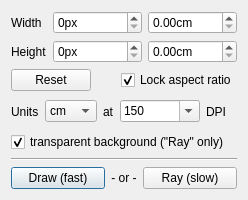
<?xml version="1.0" encoding="UTF-8"?>
<ui version="4.0">
 <class>Form</class>
 <widget class="QWidget" name="Form">
  <property name="geometry">
   <rect>
    <x>0</x>
    <y>0</y>
    <width>248</width>
    <height>200</height>
   </rect>
  </property>
  <property name="windowTitle">
   <string notr="true">Form</string>
  </property>
  <layout class="QVBoxLayout" name="verticalLayout_3">
   <item>
    <widget class="QStackedWidget" name="stack">
     <property name="sizePolicy">
      <sizepolicy hsizetype="Expanding" vsizetype="Expanding">
       <horstretch>0</horstretch>
       <verstretch>0</verstretch>
      </sizepolicy>
     </property>
     <property name="frameShadow">
      <enum>QFrame::Plain</enum>
     </property>
     <property name="currentIndex">
      <number>0</number>
     </property>
     <widget class="QWidget" name="page_1">
      <layout class="QVBoxLayout" name="verticalLayout">
       <property name="margin">
        <number>0</number>
       </property>
       <item>
        <layout class="QGridLayout" name="gridLayout">
         <item row="0" column="0">
          <widget class="QLabel" name="label">
           <property name="text">
            <string notr="true">Width</string>
           </property>
           <property name="buddy">
            <cstring>input_width</cstring>
           </property>
          </widget>
         </item>
         <item row="1" column="0">
          <widget class="QLabel" name="label_2">
           <property name="text">
            <string notr="true">Height</string>
           </property>
           <property name="buddy">
            <cstring>input_height</cstring>
           </property>
          </widget>
         </item>
         <item row="1" column="2">
          <widget class="QDoubleSpinBox" name="input_height_units">
           <property name="sizePolicy">
            <sizepolicy hsizetype="Expanding" vsizetype="Fixed">
             <horstretch>0</horstretch>
             <verstretch>0</verstretch>
            </sizepolicy>
           </property>
           <property name="suffix">
            <string notr="true">cm</string>
           </property>
           <property name="maximum">
            <double>999.000000000000000</double>
           </property>
          </widget>
         </item>
         <item row="0" column="2">
          <widget class="QDoubleSpinBox" name="input_width_units">
           <property name="sizePolicy">
            <sizepolicy hsizetype="Expanding" vsizetype="Fixed">
             <horstretch>0</horstretch>
             <verstretch>0</verstretch>
            </sizepolicy>
           </property>
           <property name="suffix">
            <string notr="true">cm</string>
           </property>
           <property name="maximum">
            <double>999.000000000000000</double>
           </property>
          </widget>
         </item>
         <item row="0" column="1">
          <widget class="QSpinBox" name="input_width">
           <property name="sizePolicy">
            <sizepolicy hsizetype="Expanding" vsizetype="Fixed">
             <horstretch>0</horstretch>
             <verstretch>0</verstretch>
            </sizepolicy>
           </property>
           <property name="suffix">
            <string notr="true">px</string>
           </property>
           <property name="maximum">
            <number>99999</number>
           </property>
          </widget>
         </item>
         <item row="1" column="1">
          <widget class="QSpinBox" name="input_height">
           <property name="sizePolicy">
            <sizepolicy hsizetype="Expanding" vsizetype="Fixed">
             <horstretch>0</horstretch>
             <verstretch>0</verstretch>
            </sizepolicy>
           </property>
           <property name="suffix">
            <string notr="true">px</string>
           </property>
           <property name="maximum">
            <number>99999</number>
           </property>
          </widget>
         </item>
        </layout>
       </item>
       <item>
        <layout class="QHBoxLayout" name="horizontalLayout_2">
         <item>
          <widget class="QPushButton" name="button_current">
           <property name="toolTip">
            <string>Use current viewport size</string>
           </property>
           <property name="text">
            <string notr="true">Reset</string>
           </property>
          </widget>
         </item>
         <item>
          <spacer name="horizontalSpacer_3">
           <property name="orientation">
            <enum>Qt::Horizontal</enum>
           </property>
           <property name="sizeHint" stdset="0">
            <size>
             <width>40</width>
             <height>20</height>
            </size>
           </property>
          </spacer>
         </item>
         <item>
          <widget class="QCheckBox" name="button_lock">
           <property name="text">
            <string notr="true">Lock aspect ratio</string>
           </property>
           <property name="checked">
            <bool>true</bool>
           </property>
          </widget>
         </item>
        </layout>
       </item>
       <item>
        <layout class="QHBoxLayout" name="horizontalLayout">
         <item>
          <widget class="QLabel" name="label_5">
           <property name="text">
            <string notr="true">Units</string>
           </property>
           <property name="buddy">
            <cstring>input_units</cstring>
           </property>
          </widget>
         </item>
         <item>
          <widget class="QComboBox" name="input_units">
           <item>
            <property name="text">
             <string notr="true">cm</string>
            </property>
           </item>
           <item>
            <property name="text">
             <string notr="true">inch</string>
            </property>
           </item>
          </widget>
         </item>
         <item>
          <widget class="QLabel" name="label_3">
           <property name="text">
            <string notr="true">at</string>
           </property>
          </widget>
         </item>
         <item>
          <widget class="QComboBox" name="input_dpi">
           <property name="sizePolicy">
            <sizepolicy hsizetype="Preferred" vsizetype="Fixed">
             <horstretch>0</horstretch>
             <verstretch>0</verstretch>
            </sizepolicy>
           </property>
           <property name="minimumSize">
            <size>
             <width>80</width>
             <height>0</height>
            </size>
           </property>
           <property name="editable">
            <bool>true</bool>
           </property>
           <property name="currentIndex">
            <number>1</number>
           </property>
           <item>
            <property name="text">
             <string notr="true">300</string>
            </property>
           </item>
           <item>
            <property name="text">
             <string notr="true">150</string>
            </property>
           </item>
           <item>
            <property name="text">
             <string notr="true">90</string>
            </property>
           </item>
          </widget>
         </item>
         <item>
          <widget class="QLabel" name="label_4">
           <property name="toolTip">
            <string notr="true">Dots per Inch</string>
           </property>
           <property name="text">
            <string notr="true">DPI</string>
           </property>
          </widget>
         </item>
         <item>
          <spacer name="horizontalSpacer">
           <property name="orientation">
            <enum>Qt::Horizontal</enum>
           </property>
           <property name="sizeHint" stdset="0">
            <size>
             <width>40</width>
             <height>20</height>
            </size>
           </property>
          </spacer>
         </item>
        </layout>
       </item>
       <item>
        <widget class="QCheckBox" name="input_transparent">
         <property name="text">
          <string notr="true">transparent background (&quot;Ray&quot; only)</string>
         </property>
         <property name="checked">
          <bool>true</bool>
         </property>
        </widget>
       </item>
       <item>
        <widget class="Line" name="line_2">
         <property name="orientation">
          <enum>Qt::Horizontal</enum>
         </property>
        </widget>
       </item>
       <item>
        <layout class="QHBoxLayout" name="horizontalLayout_3">
         <item>
          <widget class="QPushButton" name="button_draw">
           <property name="sizePolicy">
            <sizepolicy hsizetype="Expanding" vsizetype="Fixed">
             <horstretch>0</horstretch>
             <verstretch>0</verstretch>
            </sizepolicy>
           </property>
           <property name="toolTip">
            <string notr="true">Use fast on-screen rendering</string>
           </property>
           <property name="text">
            <string notr="true">Draw (fast)</string>
           </property>
           <property name="default">
            <bool>true</bool>
           </property>
          </widget>
         </item>
         <item>
          <widget class="QLabel" name="label_6">
           <property name="text">
            <string notr="true">- or -</string>
           </property>
           <property name="alignment">
            <set>Qt::AlignCenter</set>
           </property>
          </widget>
         </item>
         <item>
          <widget class="QPushButton" name="button_ray">
           <property name="sizePolicy">
            <sizepolicy hsizetype="Expanding" vsizetype="Fixed">
             <horstretch>0</horstretch>
             <verstretch>0</verstretch>
            </sizepolicy>
           </property>
           <property name="toolTip">
            <string notr="true">Use high-quality ray-tracing.
Supports optimal multi-layer
transparency, shadows, and
alpha-channel background.</string>
           </property>
           <property name="text">
            <string notr="true">Ray (slow)</string>
           </property>
           <property name="default">
            <bool>false</bool>
           </property>
          </widget>
         </item>
        </layout>
       </item>
      </layout>
     </widget>
     <widget class="QWidget" name="page_2">
      <layout class="QVBoxLayout" name="verticalLayout_2">
       <property name="margin">
        <number>0</number>
       </property>
       <item>
        <spacer name="verticalSpacer">
         <property name="orientation">
          <enum>Qt::Vertical</enum>
         </property>
         <property name="sizeHint" stdset="0">
          <size>
           <width>20</width>
           <height>42</height>
          </size>
         </property>
        </spacer>
       </item>
       <item>
        <widget class="QPushButton" name="button_save">
         <property name="text">
          <string>Save Image to File</string>
         </property>
        </widget>
       </item>
       <item>
        <widget class="QPushButton" name="button_clip">
         <property name="text">
          <string>Copy Image to Clipboard</string>
         </property>
        </widget>
       </item>
       <item>
        <spacer name="verticalSpacer_3">
         <property name="orientation">
          <enum>Qt::Vertical</enum>
         </property>
         <property name="sizeHint" stdset="0">
          <size>
           <width>20</width>
           <height>42</height>
          </size>
         </property>
        </spacer>
       </item>
       <item>
        <layout class="QHBoxLayout" name="horizontalLayout_4">
         <item>
          <widget class="QPushButton" name="button_back">
           <property name="text">
            <string>&lt; Back</string>
           </property>
          </widget>
         </item>
         <item>
          <spacer name="horizontalSpacer_2">
           <property name="orientation">
            <enum>Qt::Horizontal</enum>
           </property>
           <property name="sizeHint" stdset="0">
            <size>
             <width>40</width>
             <height>20</height>
            </size>
           </property>
          </spacer>
         </item>
        </layout>
       </item>
      </layout>
     </widget>
    </widget>
   </item>
  </layout>
 </widget>
 <tabstops>
  <tabstop>input_width</tabstop>
  <tabstop>input_width_units</tabstop>
  <tabstop>input_height</tabstop>
  <tabstop>input_height_units</tabstop>
  <tabstop>button_current</tabstop>
  <tabstop>button_lock</tabstop>
  <tabstop>input_units</tabstop>
  <tabstop>input_dpi</tabstop>
  <tabstop>input_transparent</tabstop>
  <tabstop>button_draw</tabstop>
  <tabstop>button_ray</tabstop>
  <tabstop>button_save</tabstop>
  <tabstop>button_clip</tabstop>
  <tabstop>button_back</tabstop>
 </tabstops>
 <resources/>
 <connections/>
</ui>
